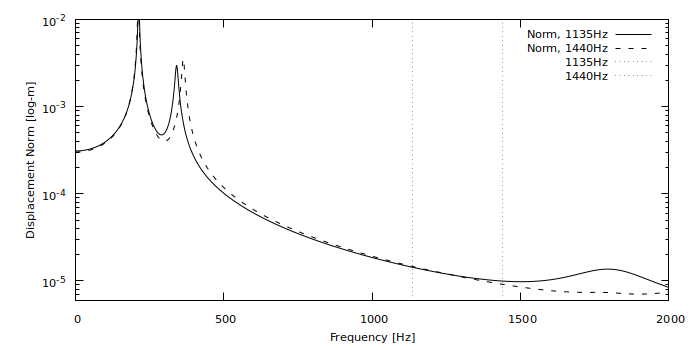

gnuplot code for this plot:


set tics font ",8.5"
set key font ",8.5"
set xlabel font ",8.5"
set ylabel font ",8.5"

set xlabel "angels" offset 0,0.6
set ylabel "angels" offset 1.2,0

set xrange [0:2000]
set yrange [6E-6:1E-2]

set logscale y
set xlabel "Frequency [Hz]"
set ylabel "Displacement Norm [log-m]"
set format y "10^{%T}"

set style line 1 lt 2 lc rgb "black" lw 1 dashtype 1
set style line 2 lt 2 lc rgb "black" lw 1 dashtype 2 
set style line 3 lt 2 lc rgb "black" lw 1 dashtype 3
set style line 4 lt 2 lc rgb "black" lw 1 dashtype 4

set arrow from 1135,graph 0 to 1135,graph 1 nohead lt 0
set arrow from 1440,graph 0 to 1440,graph 1 nohead lt 0

plot '1135.txt' with lines title "Norm, 1135Hz" ls 1, \
	 '1440.txt' with lines title "Norm, 1440Hz" ls 2, \
	 1/0 t "1135Hz" lt 0, \
	 1/0 t "1440Hz" lt 0

set term pngcairo size 700,350
set termoption dashed
set output "Fig15.png"
replot
set term x11	 
